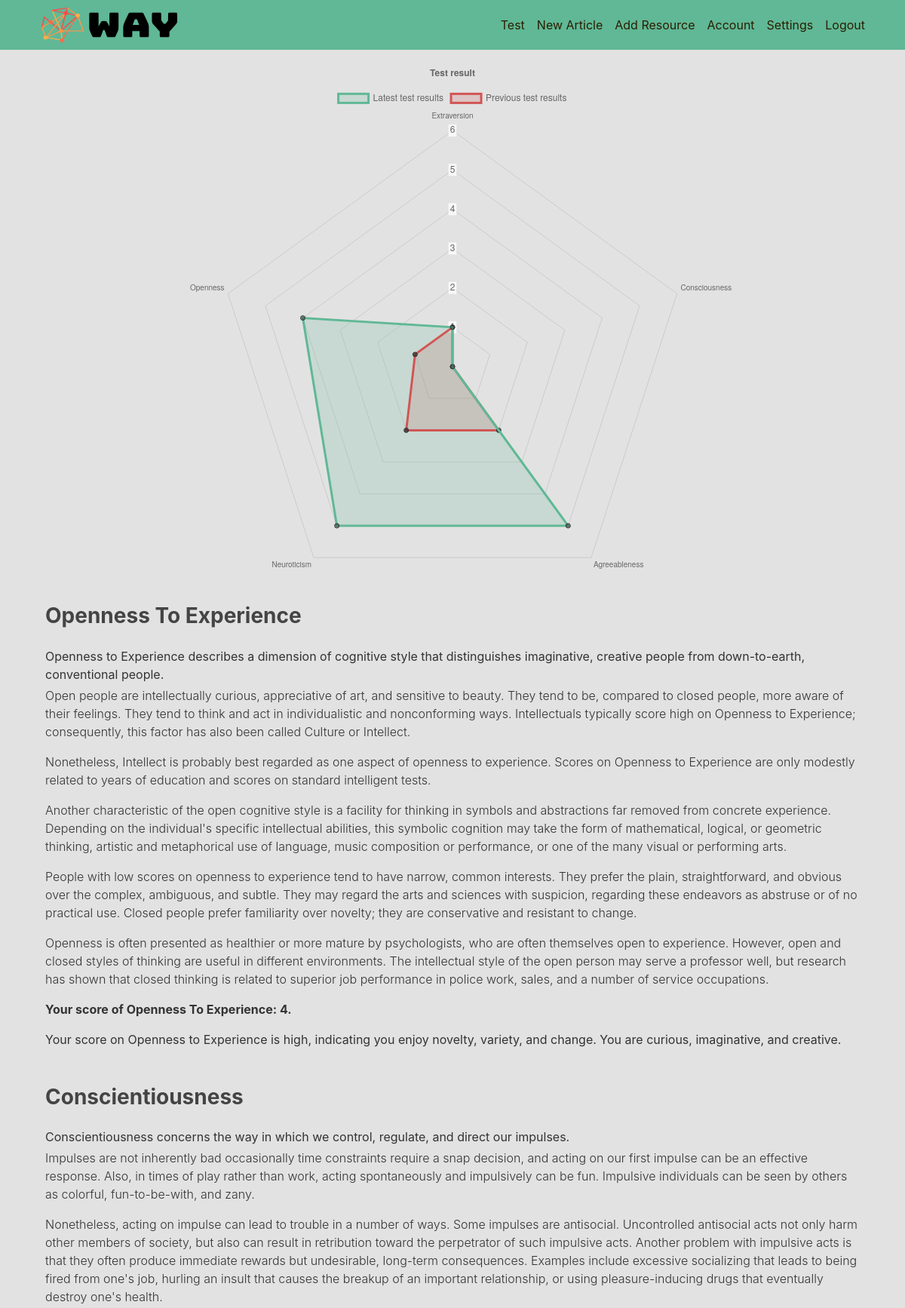
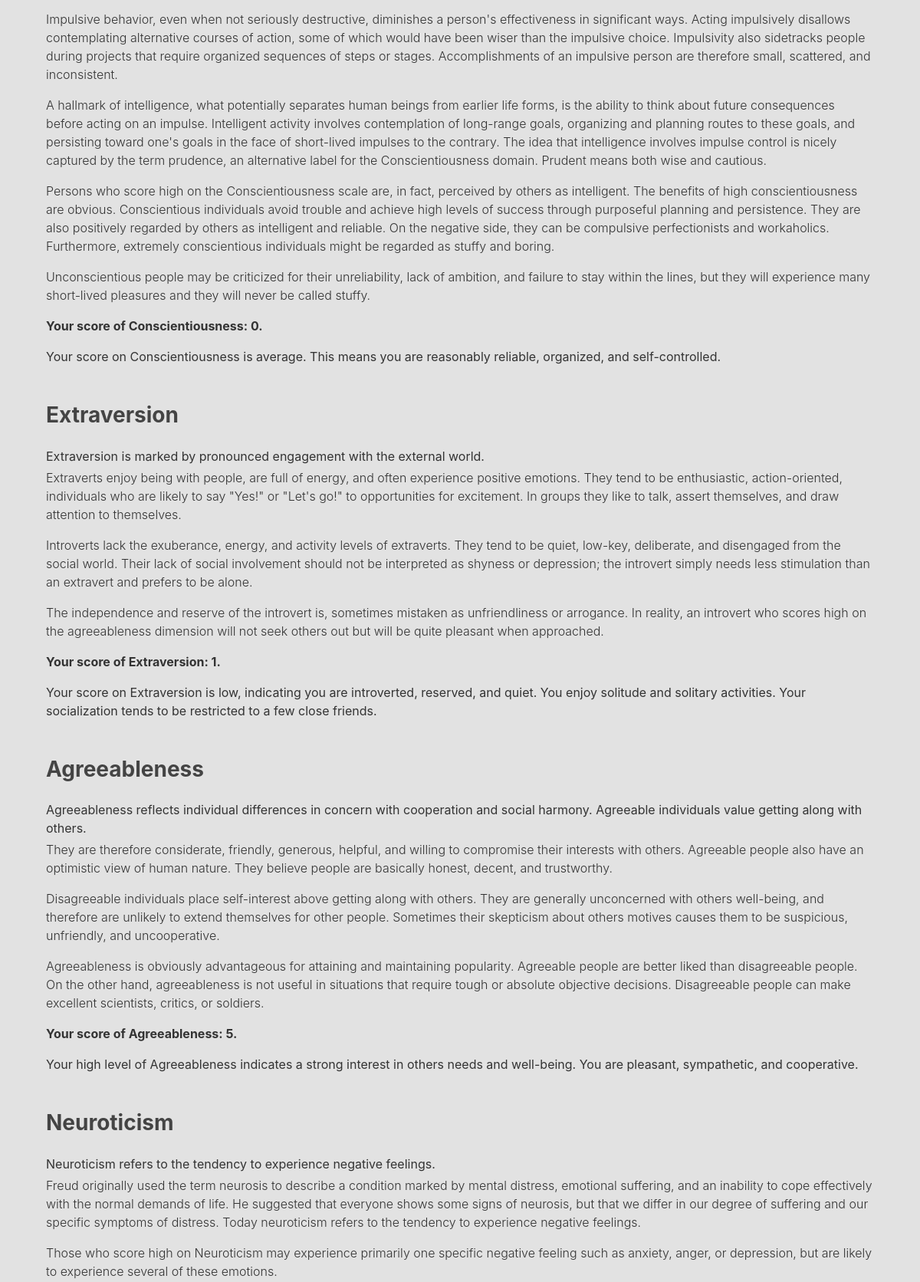
Page /test/1/result (signed in, upper part) on the committed database (2 pictures, top to bottom).
### way/models.py (models this page shows, shortened)
class Article(db.Model):
    id = db.Column(db.Integer, primary_key=True)
    title = db.Column(db.String(100), nullable=False)
    date_added = db.Column(db.DateTime, nullable=False, default=datetime.utcnow)
    content = db.Column(db.Text, nullable=False)
    user_id = db.Column(db.Integer, db.ForeignKey('user.id'), nullable=False)
    tag = db.Column(db.Integer)

### way/test/routes.py (the view)
@test.route("/test/<int:test_id>/result")
@login_required
def result(test_id):
    articles = Article.query.limit(5).all()  # TODO: add simple model for recommendations
    resources = Resource.query.limit(5).all()
    test_results = TestResult.query.filter_by(user_id=current_user.id).order_by(TestResult.id.desc()).all()
    if len(test_results) >= 1:
        recent_result = test_results[0]
        recent_data = recent_result.to_dict()
        if len(test_results) >= 2:
            previous_result = test_results[1]
            previous_data = previous_result.get_scores()
        results = way.test.utils.get_results(recent_data)
    return render_template('test_results.html', title='Test Results', articles=articles, resources=resources,
                           data=results, previous_data=previous_data, legend='Test result')

### way/models.py (called while the page is built)
@login_manager.user_loader
def load_user(user_id):
    return User.query.get(int(user_id))

    def to_dict(self):
        result = {}
        for X in ['O', 'C', 'E', 'A', 'N']:
            res = DomainResult.query.get(getattr(self, X + '_id'))
            result = {**result, **res.to_dict()}
        return result

    def get_scores(self):
        result = {}
        for X in ['O', 'C', 'E', 'A', 'N']:
            res = DomainResult.query.get(getattr(self, X + '_id'))
            result = {**result, **res.get_score()}
        return result

    def to_dict(self):
        return {self.domain: {'score': self.score, 'count': self.count, 'result': self.result}}

    def get_score(self):
        return {self.domain: {'score': self.score}}

### way/test/utils.py (called while the page is built)
def __read_json(filename: str):
    global data
    try:
        content = current_app.open_resource('static/test_data/' + filename + '.json')
        data = json.load(content)
    except OSError:
        print("Could not open/read " + filename + " file")
    except TypeError:
        print("Could not perform reading of " + filename + " file")
    return data

def get_results(scores):
    domain_info = __read_json('domain_info')
    ret = {}
    for domain, info in scores.items():
        entry = next(filter(lambda val: val["domain"] == domain, domain_info))
        result = next(filter(lambda val: val["score"] == info["result"], entry["results"]))
        ret[domain] = {
            "title": entry["title"],
            "shortDescription": entry["shortDescription"],
            "description": entry["description"],
            "scoreText": result["score"],
            "text": result["text"],
            "count": info["count"],
            "score": info["score"],
        }
    return ret

### way/templates/test_results.html (shortened to what this page needs)
{% extends "layout.html" %}
{% block content %}
    {% include "chart_layout.html" %}
        {% for _,info in data.items() %}
            <div class="container mb-5">
                <h3 class="font-weight-bolder mb-4">{{ info.title }} </h3>
                <p class="mt-3 mb-1">{{ info.shortDescription }} </p>
                {% for letter in info.description %}
                    <p class="font-weight-light">{{ letter }} </p>
                {% endfor %}
                <p class="font-weight-bolder mt-2">Your score of {{ info.title }}: {{ info.score }}.</p>
                <p class="mt-1">{{ info.text }} </p>
            </div>
        {% endfor %}
{% endblock content %}

### way/static/main.css (style rules this page uses)
body { background: #e2e2e2; color: #333333; margin-top: 5rem; }
h1, h2, h3, h4, h5, h6 { color: #444444; }

### rows in the picture
Article: title "Conscientiousness", shortDescription "Conscientiousness concerns the way in which we control, regulate, and direct our impulses.", description "Impulses are not inherently bad occasionally time constraints require a snap decision, and acting on our first impulse can be an effective response. Also, in times of play rather than work, acting spontaneously and impulsively can be fun. Impulsive individuals can be seen by others as colorful, fun-to-be-with, and zany." "Nonetheless, acting on impulse can lead to trouble in a number of ways. Some impulses are antisocial. Uncontrolled antisocial acts not only harm other members of society, but also can result in retribution toward the perpetrator of such impulsive acts. Another problem with impulsive acts is that they often produce immediate rewards but undesirable, long-term consequences. Examples include excessive socializing that leads to being fired from one's job, hurling an insult that causes the breakup of an important relationship, or using pleasure-inducing drugs that eventually destroy one's health." "Impulsive behavior, even when not seriously destructive, diminishes a person's effectiveness in significant ways. Acting impulsively disallows contemplating alternative courses of action, some of which would have been wiser than the impulsive choice. Impulsivity also sidetracks people during projects that require organized sequences of steps or stages. Accomplishments of an impulsive person are therefore small, scattered, and inconsistent." "A hallmark of intelligence, what potentially separates human beings from earlier life forms, is the ability to think about future consequences before acting on an impulse. Intelligent activity involves contemplation of long-range goals, organizing and planning routes to these goals, and persisting toward one's goals in the face of short-lived impulses to the contrary. The idea that intelligence involves impulse control is nicely captured by the term prudence, an alternative label for the Conscientiousness domain. Prudent means both wise and cautious." "Persons who score high on the Conscientiousness scale are, in fact, perceived by others as intelligent. The benefits of high conscientiousness are obvious. Conscientious individuals avoid trouble and achieve high levels of success through purposeful planning and persistence. They are also positively regarded by others as intelligent and reliable. On the negative side, they can be compulsive perfectionists and workaholics. Furthermore, extremely conscientious individuals might be regarded as stuffy and boring." "Unconscientious people may be criticized for their unreliability, lack of ambition, and failure to stay within the lines, but they will experience many short-lived pleasures and they will never be called stuffy.", score "0", text "Your score on Conscientiousness is average. This means you are reasonably reliable, organized, and self-controlled."
Article: title "Extraversion", shortDescription "Extraversion is marked by pronounced engagement with the external world.", description "Extraverts enjoy being with people, are full of energy, and often experience positive emotions. They tend to be enthusiastic, action-oriented, individuals who are likely to say \"Yes!\" or \"Let's go!\" to opportunities for excitement. In groups they like to talk, assert themselves, and draw attention to themselves." "Introverts lack the exuberance, energy, and activity levels of extraverts. They tend to be quiet, low-key, deliberate, and disengaged from the social world. Their lack of social involvement should not be interpreted as shyness or depression; the introvert simply needs less stimulation than an extravert and prefers to be alone." "The independence and reserve of the introvert is, sometimes mistaken as unfriendliness or arrogance. In reality, an introvert who scores high on the agreeableness dimension will not seek others out but will be quite pleasant when approached.", score "1", text "Your score on Extraversion is low, indicating you are introverted, reserved, and quiet. You enjoy solitude and solitary activities. Your socialization tends to be restricted to a few close friends."

### other values in the picture
{{ info.title }} "Openness To Experience" "Agreeableness" "Neuroticism"
{{ info.shortDescription }} "Openness to Experience describes a dimension of cognitive style that distinguishes imaginative, creative people from down-to-earth, conventional people." "Agreeableness reflects individual differences in concern with cooperation and social harmony. Agreeable individuals value getting along with others." "Neuroticism refers to the tendency to experience negative feelings."
{{ info.title }} "Openness To Experience" "Agreeableness"
{{ info.score }} "4" "5"
{{ info.text }} "Your score on Openness to Experience is high, indicating you enjoy novelty, variety, and change. You are curious, imaginative, and creative." "Your high level of Agreeableness indicates a strong interest in others needs and well-being. You are pleasant, sympathetic, and cooperative."
{{ letter }} "Those who score high on Neuroticism may experience primarily one specific negative feeling such as anxiety, anger, or depression, but are likely to experience several of these emotions."
chart data {{ data.E.score }} 1
chart data {{ data.C.score }} 0
chart data {{ data.A.score }} 5
chart data {{ data.N.score }} 5
